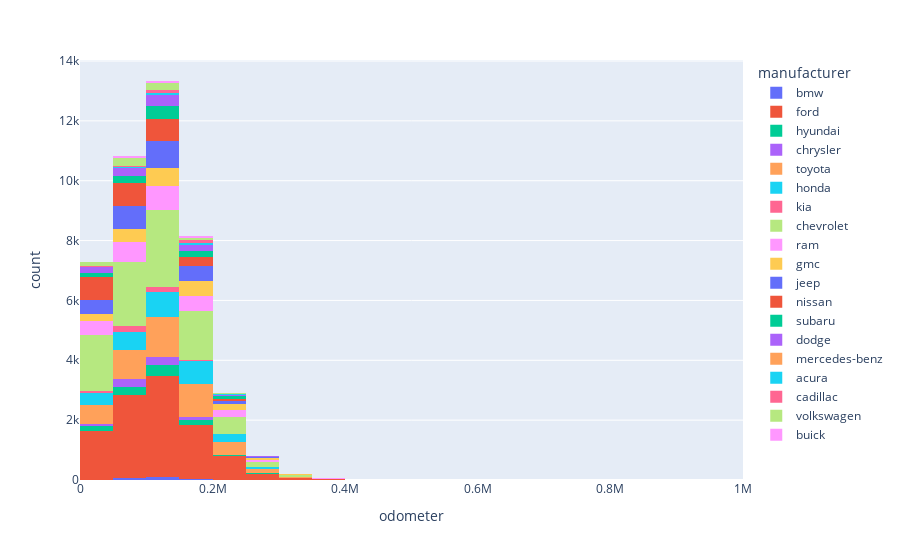

This figure's notebook cell:
### Code cell
px.histogram(df,
                      x='odometer',
                      nbins=30,
                      color='manufacturer')
                      #histnorm=histnorm,
                      #barmode='overlay'))

### Figure 1 — Plotly figure (JSON) as saved in the notebook; plotly's stock layout.template omitted (floating-point values rounded to 4 significant figures; data arrays with more than 128 entries replaced by an {"elided": "..."} marker saying what was removed)
{"data": [{"alignmentgroup": "True", "bingroup": "x", "hovertemplate": "manufacturer=bmw<br>odometer=%{x}<br>count=%{y}<extra></extra>", "legendgroup": "bmw", "marker": {"color": "#636efa", "pattern": {"shape": ""}}, "name": "bmw", "nbinsx": 30, "offsetgroup": "bmw", "orientation": "v", "showlegend": true, "type": "histogram", "x": {"elided": "267 int values"}, "xaxis": "x", "yaxis": "y"}, {"alignmentgroup": "True", "bingroup": "x", "hovertemplate": "manufacturer=ford<br>odometer=%{x}<br>count=%{y}<extra></extra>", "legendgroup": "ford", "marker": {"color": "#EF553B", "pattern": {"shape": ""}}, "name": "ford", "nbinsx": 30, "offsetgroup": "ford", "orientation": "v", "showlegend": true, "type": "histogram", "x": {"elided": "12672 int values"}, "xaxis": "x", "yaxis": "y"}, {"alignmentgroup": "True", "bingroup": "x", "hovertemplate": "manufacturer=hyundai<br>odometer=%{x}<br>count=%{y}<extra></extra>", "legendgroup": "hyundai", "marker": {"color": "#00cc96", "pattern": {"shape": ""}}, "name": "hyundai", "nbinsx": 30, "offsetgroup": "hyundai", "orientation": "v", "showlegend": true, "type": "histogram", "x": {"elided": "1173 int values"}, "xaxis": "x", "yaxis": "y"}, {"alignmentgroup": "True", "bingroup": "x", "hovertemplate": "manufacturer=chrysler<br>odometer=%{x}<br>count=%{y}<extra></extra>", "legendgroup": "chrysler", "marker": {"color": "#ab63fa", "pattern": {"shape": ""}}, "name": "chrysler", "nbinsx": 30, "offsetgroup": "chrysler", "orientation": "v", "showlegend": true, "type": "histogram", "x": {"elided": "838 int values"}, "xaxis": "x", "yaxis": "y"}, {"alignmentgroup": "True", "bingroup": "x", "hovertemplate": "manufacturer=toyota<br>odometer=%{x}<br>count=%{y}<extra></extra>", "legendgroup": "toyota", "marker": {"color": "#FFA15A", "pattern": {"shape": ""}}, "name": "toyota", "nbinsx": 30, "offsetgroup": "toyota", "orientation": "v", "showlegend": true, "type": "histogram", "x": {"elided": "5445 int values"}, "xaxis": "x", "yaxis": "y"}, {"alignmentgroup": "True", "bingroup": "x", "hovertemplate": "manufacturer=honda<br>odometer=%{x}<br>count=%{y}<extra></extra>", "legendgroup": "honda", "marker": {"color": "#19d3f3", "pattern": {"shape": ""}}, "name": "honda", "nbinsx": 30, "offsetgroup": "honda", "orientation": "v", "showlegend": true, "type": "histogram", "x": {"elided": "3485 int values"}, "xaxis": "x", "yaxis": "y"}, {"alignmentgroup": "True", "bingroup": "x", "hovertemplate": "manufacturer=kia<br>odometer=%{x}<br>count=%{y}<extra></extra>", "legendgroup": "kia", "marker": {"color": "#FF6692", "pattern": {"shape": ""}}, "name": "kia", "nbinsx": 30, "offsetgroup": "kia", "orientation": "v", "showlegend": true, "type": "histogram", "x": {"elided": "585 int values"}, "xaxis": "x", "yaxis": "y"}, {"alignmentgroup": "True", "bingroup": "x", "hovertemplate": "manufacturer=chevrolet<br>odometer=%{x}<br>count=%{y}<extra></extra>", "legendgroup": "chevrolet", "marker": {"color": "#B6E880", "pattern": {"shape": ""}}, "name": "chevrolet", "nbinsx": 30, "offsetgroup": "chevrolet", "orientation": "v", "showlegend": true, "type": "histogram", "x": {"elided": "10611 int values"}, "xaxis": "x", "yaxis": "y"}, {"alignmentgroup": "True", "bingroup": "x", "hovertemplate": "manufacturer=ram<br>odometer=%{x}<br>count=%{y}<extra></extra>", "legendgroup": "ram", "marker": {"color": "#FF97FF", "pattern": {"shape": ""}}, "name": "ram", "nbinsx": 30, "offsetgroup": "ram", "orientation": "v", "showlegend": true, "type": "histogram", "x": {"elided": "3316 int values"}, "xaxis": "x", "yaxis": "y"}, {"alignmentgroup": "True", "bingroup": "x", "hovertemplate": "manufacturer=gmc<br>odometer=%{x}<br>count=%{y}<extra></extra>", "legendgroup": "gmc", "marker": {"color": "#FECB52", "pattern": {"shape": ""}}, "name": "gmc", "nbinsx": 30, "offsetgroup": "gmc", "orientation": "v", "showlegend": true, "type": "histogram", "x": {"elided": "2378 int values"}, "xaxis": "x", "yaxis": "y"}, {"alignmentgroup": "True", "bingroup": "x", "hovertemplate": "manufacturer=jeep<br>odometer=%{x}<br>count=%{y}<extra></extra>", "legendgroup": "jeep", "marker": {"color": "#636efa", "pattern": {"shape": ""}}, "name": "jeep", "nbinsx": 30, "offsetgroup": "jeep", "orientation": "v", "showlegend": true, "type": "histogram", "x": {"elided": "3281 int values"}, "xaxis": "x", "yaxis": "y"}, {"alignmentgroup": "True", "bingroup": "x", "hovertemplate": "manufacturer=nissan<br>odometer=%{x}<br>count=%{y}<extra></extra>", "legendgroup": "nissan", "marker": {"color": "#EF553B", "pattern": {"shape": ""}}, "name": "nissan", "nbinsx": 30, "offsetgroup": "nissan", "orientation": "v", "showlegend": true, "type": "histogram", "x": {"elided": "3208 int values"}, "xaxis": "x", "yaxis": "y"}, {"alignmentgroup": "True", "bingroup": "x", "hovertemplate": "manufacturer=subaru<br>odometer=%{x}<br>count=%{y}<extra></extra>", "legendgroup": "subaru", "marker": {"color": "#00cc96", "pattern": {"shape": ""}}, "name": "subaru", "nbinsx": 30, "offsetgroup": "subaru", "orientation": "v", "showlegend": true, "type": "histogram", "x": {"elided": "1272 int values"}, "xaxis": "x", "yaxis": "y"}, {"alignmentgroup": "True", "bingroup": "x", "hovertemplate": "manufacturer=dodge<br>odometer=%{x}<br>count=%{y}<extra></extra>", "legendgroup": "dodge", "marker": {"color": "#ab63fa", "pattern": {"shape": ""}}, "name": "dodge", "nbinsx": 30, "offsetgroup": "dodge", "orientation": "v", "showlegend": true, "type": "histogram", "x": {"elided": "1255 int values"}, "xaxis": "x", "yaxis": "y"}, {"alignmentgroup": "True", "bingroup": "x", "hovertemplate": "manufacturer=mercedes-benz<br>odometer=%{x}<br>count=%{y}<extra></extra>", "legendgroup": "mercedes-benz", "marker": {"color": "#FFA15A", "pattern": {"shape": ""}}, "name": "mercedes-benz", "nbinsx": 30, "offsetgroup": "mercedes-benz", "orientation": "v", "showlegend": true, "type": "histogram", "x": [null, null, null, null, null, null, null, null, null, null, null, null, null, null, null, null, null, null, null, null, null, null, null, null, null, null, null, null, null, null, null, null, null, null, null, null, null, null, null, null, null], "xaxis": "x", "yaxis": "y"}, {"alignmentgroup": "True", "bingroup": "x", "hovertemplate": "manufacturer=acura<br>odometer=%{x}<br>count=%{y}<extra></extra>", "legendgroup": "acura", "marker": {"color": "#19d3f3", "pattern": {"shape": ""}}, "name": "acura", "nbinsx": 30, "offsetgroup": "acura", "orientation": "v", "showlegend": true, "type": "histogram", "x": {"elided": "236 int values"}, "xaxis": "x", "yaxis": "y"}, {"alignmentgroup": "True", "bingroup": "x", "hovertemplate": "manufacturer=cadillac<br>odometer=%{x}<br>count=%{y}<extra></extra>", "legendgroup": "cadillac", "marker": {"color": "#FF6692", "pattern": {"shape": ""}}, "name": "cadillac", "nbinsx": 30, "offsetgroup": "cadillac", "orientation": "v", "showlegend": true, "type": "histogram", "x": {"elided": "322 int values"}, "xaxis": "x", "yaxis": "y"}, {"alignmentgroup": "True", "bingroup": "x", "hovertemplate": "manufacturer=volkswagen<br>odometer=%{x}<br>count=%{y}<extra></extra>", "legendgroup": "volkswagen", "marker": {"color": "#B6E880", "pattern": {"shape": ""}}, "name": "volkswagen", "nbinsx": 30, "offsetgroup": "volkswagen", "orientation": "v", "showlegend": true, "type": "histogram", "x": {"elided": "869 int values"}, "xaxis": "x", "yaxis": "y"}, {"alignmentgroup": "True", "bingroup": "x", "hovertemplate": "manufacturer=buick<br>odometer=%{x}<br>count=%{y}<extra></extra>", "legendgroup": "buick", "marker": {"color": "#FF97FF", "pattern": {"shape": ""}}, "name": "buick", "nbinsx": 30, "offsetgroup": "buick", "orientation": "v", "showlegend": true, "type": "histogram", "x": {"elided": "271 int values"}, "xaxis": "x", "yaxis": "y"}], "layout": {"barmode": "relative", "legend": {"title": {"text": "manufacturer"}, "tracegroupgap": 0}, "margin": {"t": 60}, "xaxis": {"anchor": "y", "domain": [0, 1], "title": {"text": "odometer"}}, "yaxis": {"anchor": "x", "domain": [0, 1], "title": {"text": "count"}}}}
